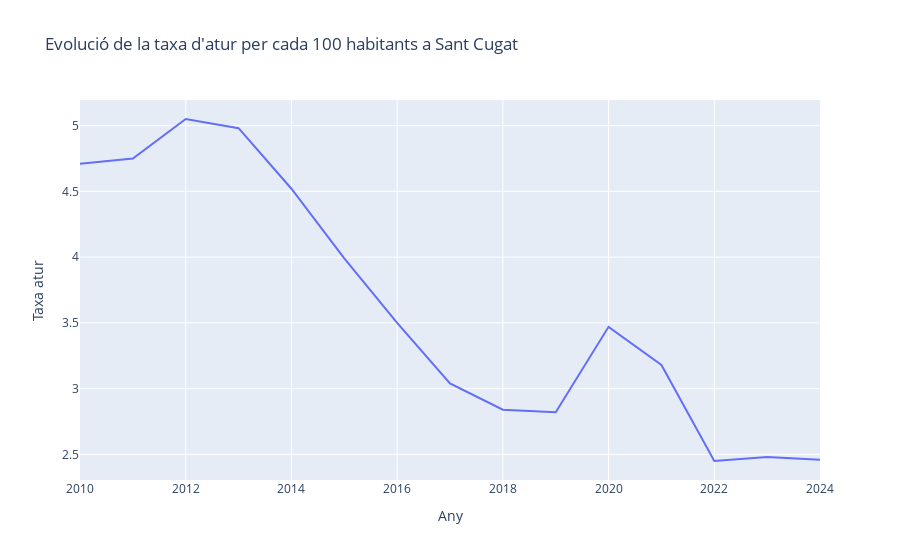
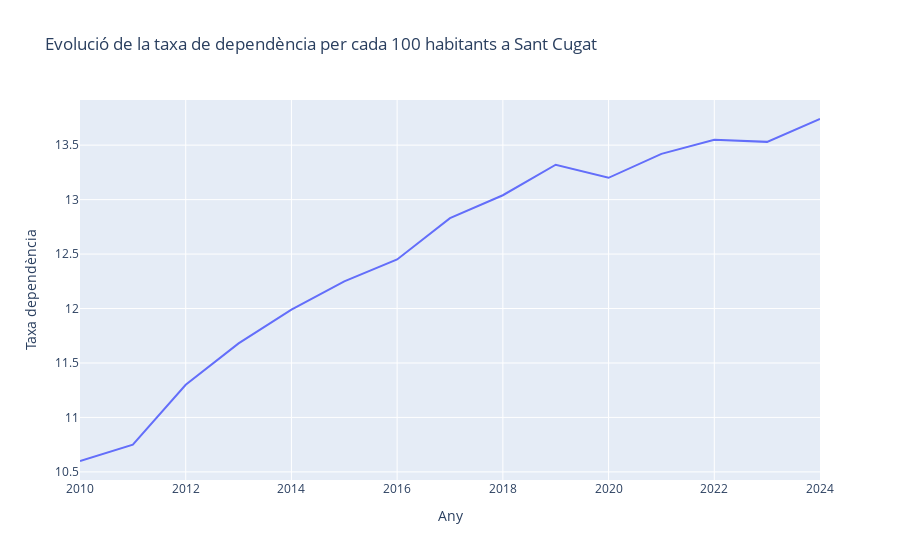

Source (notebook cell) for these figures, in order:
### Code cell
fig = px.line(df2, y='Taxa atur',
              title=f"Evolució de la taxa d'atur per cada 100 habitants a {ciutat}",
              labels={'value':"Taxa d'atur"}
             )
fig2 = px.line(df2, y='Taxa dependència',
               title=f"Evolució de la taxa de dependència per cada 100 habitants a {ciutat}",
               labels={'value':"Taxa de dependència"}
              )
fig.show()
fig2.show()

### Figure 1 — Plotly figure (JSON) as saved in the notebook; plotly's stock layout.template omitted (floating-point values rounded to 4 significant figures)
{"data": [{"hovertemplate": "Any=%{x}<br>Taxa atur=%{y}<extra></extra>", "legendgroup": "", "line": {"color": "#636efa", "dash": "solid"}, "marker": {"symbol": "circle"}, "mode": "lines", "name": "", "orientation": "v", "showlegend": false, "type": "scatter", "x": [2010, 2011, 2012, 2013, 2014, 2015, 2016, 2017, 2018, 2019, 2020, 2021, 2022, 2023, 2024], "xaxis": "x", "y": [4.71, 4.75, 5.05, 4.98, 4.52, 3.99, 3.5, 3.04, 2.84, 2.82, 3.47, 3.18, 2.45, 2.48, 2.46], "yaxis": "y"}], "layout": {"legend": {"tracegroupgap": 0}, "title": {"text": "Evolució de la taxa d'atur per cada 100 habitants a Sant Cugat"}, "xaxis": {"anchor": "y", "domain": [0, 1], "title": {"text": "Any"}}, "yaxis": {"anchor": "x", "domain": [0, 1], "title": {"text": "Taxa atur"}}}}

### Figure 2 — Plotly figure (JSON) as saved in the notebook; plotly's stock layout.template omitted (floating-point values rounded to 4 significant figures)
{"data": [{"hovertemplate": "Any=%{x}<br>Taxa dependència=%{y}<extra></extra>", "legendgroup": "", "line": {"color": "#636efa", "dash": "solid"}, "marker": {"symbol": "circle"}, "mode": "lines", "name": "", "orientation": "v", "showlegend": false, "type": "scatter", "x": [2010, 2011, 2012, 2013, 2014, 2015, 2016, 2017, 2018, 2019, 2020, 2021, 2022, 2023, 2024], "xaxis": "x", "y": [10.6, 10.75, 11.3, 11.68, 11.99, 12.25, 12.45, 12.83, 13.04, 13.32, 13.2, 13.42, 13.55, 13.53, 13.74], "yaxis": "y"}], "layout": {"legend": {"tracegroupgap": 0}, "title": {"text": "Evolució de la taxa de dependència per cada 100 habitants a Sant Cugat"}, "xaxis": {"anchor": "y", "domain": [0, 1], "title": {"text": "Any"}}, "yaxis": {"anchor": "x", "domain": [0, 1], "title": {"text": "Taxa dependència"}}}}
